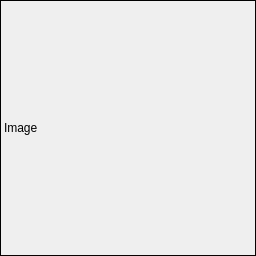
<?xml version="1.0" encoding="UTF-8"?>
<ui version="4.0">
 <class>Minimap</class>
 <widget class="QWidget" name="Minimap">
  <property name="geometry">
   <rect>
    <x>0</x>
    <y>0</y>
    <width>256</width>
    <height>256</height>
   </rect>
  </property>
  <property name="sizePolicy">
   <sizepolicy hsizetype="Expanding" vsizetype="Expanding">
    <horstretch>0</horstretch>
    <verstretch>0</verstretch>
   </sizepolicy>
  </property>
  <property name="windowTitle">
   <string>Minimap</string>
  </property>
  <layout class="QVBoxLayout" name="verticalLayout">
   <property name="leftMargin">
    <number>0</number>
   </property>
   <property name="topMargin">
    <number>0</number>
   </property>
   <property name="rightMargin">
    <number>0</number>
   </property>
   <property name="bottomMargin">
    <number>0</number>
   </property>
   <item>
    <widget class="AspectRatioPixmapLabel" name="image">
     <property name="sizePolicy">
      <sizepolicy hsizetype="Expanding" vsizetype="Expanding">
       <horstretch>0</horstretch>
       <verstretch>0</verstretch>
      </sizepolicy>
     </property>
     <property name="frameShape">
      <enum>QFrame::Box</enum>
     </property>
     <property name="frameShadow">
      <enum>QFrame::Plain</enum>
     </property>
     <property name="text">
      <string>Image</string>
     </property>
    </widget>
   </item>
  </layout>
 </widget>
 <layoutdefault spacing="6" margin="11"/>
 <customwidgets>
  <customwidget>
   <class>AspectRatioPixmapLabel</class>
   <extends>QLabel</extends>
   <header>aspect_ratio_pixmap_label.h</header>
  </customwidget>
 </customwidgets>
 <resources/>
 <connections/>
</ui>
